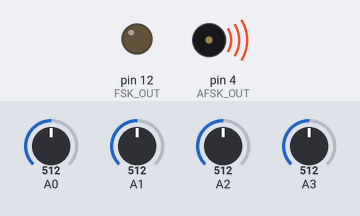
Simulated run of this sketch. Board: Arduino Uno, built with avr-gcc and run on an emulated ATmega328P. Parts: output pins drawn as LEDs (lit = HIGH), buzzer (waves = sounding). The test bench sets the inputs (shaded band); at power-on: A0 = 512, A1 = 512, A2 = 512, A3 = 512. What the sketch prints to the serial monitor is not drawn.

Above: at 1.94 s.
At 12.5 s:
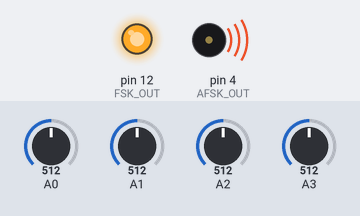
Timing chart, 0 to 18.5 s (numbered marks = the images above):
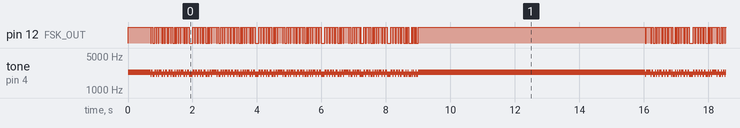

Measured:
- by itself, pin 12 (FSK_OUT): moves between LOW and HIGH, repeating every 15.5 s
- by itself, tone on pin 4 (AFSK_OUT): plays 2295 Hz for 0.70 s, 2125 Hz for 0.02 s, 2295 Hz for 0.04 s, 2125 Hz for 0.07 s, 2295 Hz for 0.04 s, 2125 Hz for 0.02 s … (1587 notes in this stretch)

The sketch:

RTTY-SENSOR-OK.ino
```cpp
#include <stdio.h>

#define AFSK_OUT 4   //---- AFSK AUDIO OUTPUT
#define FSK_OUT  12   //---- TTL LEVEL OUTPUT
#define MARK     2295
#define SPACE    2125

const char ID[] = "DE JI3BNB /B";

boolean d1;
boolean d2;
boolean d3;
boolean d4;
boolean d5;
boolean sSq;
boolean sRd = 1;
boolean space;
boolean fig1;
int     fig2;
byte    i;
byte    j;
byte    idC;
char    ch;
char    sVal[9];

void setup()
{
        pinMode(FSK_OUT,  OUTPUT);
        pinMode(AFSK_OUT, OUTPUT);
        digitalWrite(FSK_OUT, HIGH);
        tone(AFSK_OUT, MARK);
        delay(700);
        Serial.begin(9600);

}

void sendFsk()
{
 Serial.print(d1);Serial.print(d2);Serial.print(d3);Serial.print(d4);Serial.print(d5);Serial.print(' ');
        //--start bit
        digitalWrite(FSK_OUT, LOW);
        tone(AFSK_OUT, SPACE);
        delay(22);
        //--bit1
        if(d1 == 1){
                digitalWrite(FSK_OUT, HIGH);
                tone(AFSK_OUT, MARK);
        }
        else{
                digitalWrite(FSK_OUT, LOW);
                tone(AFSK_OUT, SPACE);
        }
        delay(22);
        //--bit2
        if(d2 == 1){
                digitalWrite(FSK_OUT, HIGH);
                tone(AFSK_OUT, MARK);
        }
        else{
                digitalWrite(FSK_OUT, LOW);
                tone(AFSK_OUT, SPACE);
        }
        delay(22);
        //--bit3
        if(d3 == 1){
                digitalWrite(FSK_OUT, HIGH);
                tone(AFSK_OUT, MARK);
        }
        else{
                digitalWrite(FSK_OUT, LOW);
                tone(AFSK_OUT, SPACE);
        }
        delay(22);
        //--bit4
        if(d4 == 1){
                digitalWrite(FSK_OUT, HIGH);
                tone(AFSK_OUT, MARK);
        }
        else{
                digitalWrite(FSK_OUT, LOW);
                tone(AFSK_OUT, SPACE);
        }
        delay(22);
        //--bit5
        if(d5 == 1){
                digitalWrite(FSK_OUT, HIGH);
                tone(AFSK_OUT, MARK);
        }
        else{
                digitalWrite(FSK_OUT, LOW);
                tone(AFSK_OUT, SPACE);
        }
        delay(22);
        //--stop bit
        digitalWrite(FSK_OUT, HIGH);
        tone(AFSK_OUT, MARK);
        delay(33);

}

void chTable()
{
        fig2 = -1;
        if(ch == ' ')
        {
                d1 = 0; d2 = 0; d3 = 1; d4 = 0; d5 = 0;
                space = 1;
        }
        else if(ch == 'A'){d1 = 1; d2 = 1; d3 = 0; d4 = 0; d5 = 0; fig2 = 0;}
        else if(ch == 'B'){d1 = 1; d2 = 0; d3 = 0; d4 = 1; d5 = 1; fig2 = 0;}
        else if(ch == 'C'){d1 = 0; d2 = 1; d3 = 1; d4 = 1; d5 = 0; fig2 = 0;}
        else if(ch == 'D'){d1 = 1; d2 = 0; d3 = 0; d4 = 1; d5 = 0; fig2 = 0;}
        else if(ch == 'E'){d1 = 1; d2 = 0; d3 = 0; d4 = 0; d5 = 0; fig2 = 0;}
        else if(ch == 'F'){d1 = 1; d2 = 0; d3 = 1; d4 = 1; d5 = 0; fig2 = 0;}
        else if(ch == 'G'){d1 = 0; d2 = 1; d3 = 0; d4 = 1; d5 = 1; fig2 = 0;}
        else if(ch == 'H'){d1 = 0; d2 = 0; d3 = 1; d4 = 0; d5 = 1; fig2 = 0;}
        else if(ch == 'I'){d1 = 0; d2 = 1; d3 = 1; d4 = 0; d5 = 0; fig2 = 0;}
        else if(ch == 'J'){d1 = 1; d2 = 1; d3 = 0; d4 = 1; d5 = 0; fig2 = 0;}
        else if(ch == 'K'){d1 = 1; d2 = 1; d3 = 1; d4 = 1; d5 = 0; fig2 = 0;}
        else if(ch == 'L'){d1 = 0; d2 = 1; d3 = 0; d4 = 0; d5 = 1; fig2 = 0;}
        else if(ch == 'M'){d1 = 0; d2 = 0; d3 = 1; d4 = 1; d5 = 1; fig2 = 0;}
        else if(ch == 'N'){d1 = 0; d2 = 0; d3 = 1; d4 = 1; d5 = 0; fig2 = 0;}
        else if(ch == 'O'){d1 = 0; d2 = 0; d3 = 0; d4 = 1; d5 = 1; fig2 = 0;}
        else if(ch == 'P'){d1 = 0; d2 = 1; d3 = 1; d4 = 0; d5 = 1; fig2 = 0;}
        else if(ch == 'Q'){d1 = 1; d2 = 1; d3 = 1; d4 = 0; d5 = 1; fig2 = 0;}
        else if(ch == 'R'){d1 = 0; d2 = 1; d3 = 0; d4 = 1; d5 = 0; fig2 = 0;}
        else if(ch == 'S'){d1 = 1; d2 = 0; d3 = 1; d4 = 0; d5 = 0; fig2 = 0;}
        else if(ch == 'T'){d1 = 0; d2 = 0; d3 = 0; d4 = 0; d5 = 1; fig2 = 0;}
        else if(ch == 'U'){d1 = 1; d2 = 1; d3 = 1; d4 = 0; d5 = 0; fig2 = 0;}
        else if(ch == 'V'){d1 = 0; d2 = 1; d3 = 1; d4 = 1; d5 = 1; fig2 = 0;}
        else if(ch == 'W'){d1 = 1; d2 = 1; d3 = 0; d4 = 0; d5 = 1; fig2 = 0;}
        else if(ch == 'X'){d1 = 1; d2 = 0; d3 = 1; d4 = 1; d5 = 1; fig2 = 0;}
        else if(ch == 'Y'){d1 = 1; d2 = 0; d3 = 1; d4 = 0; d5 = 1; fig2 = 0;}
        else if(ch == 'Z'){d1 = 1; d2 = 0; d3 = 0; d4 = 0; d5 = 1; fig2 = 0;}
        else if(ch == '0'){d1 = 0; d2 = 1; d3 = 1; d4 = 0; d5 = 1; fig2 = 1;}
        else if(ch == '1'){d1 = 1; d2 = 1; d3 = 1; d4 = 0; d5 = 1; fig2 = 1;}
        else if(ch == '2'){d1 = 1; d2 = 1; d3 = 0; d4 = 0; d5 = 1; fig2 = 1;}
        else if(ch == '3'){d1 = 1; d2 = 0; d3 = 0; d4 = 0; d5 = 0; fig2 = 1;}
        else if(ch == '4'){d1 = 0; d2 = 1; d3 = 0; d4 = 1; d5 = 0; fig2 = 1;}
        else if(ch == '5'){d1 = 0; d2 = 0; d3 = 0; d4 = 0; d5 = 1; fig2 = 1;}
        else if(ch == '6'){d1 = 1; d2 = 0; d3 = 1; d4 = 0; d5 = 1; fig2 = 1;}
        else if(ch == '7'){d1 = 1; d2 = 1; d3 = 1; d4 = 0; d5 = 0; fig2 = 1;}
        else if(ch == '8'){d1 = 0; d2 = 1; d3 = 1; d4 = 0; d5 = 0; fig2 = 1;}
        else if(ch == '9'){d1 = 0; d2 = 0; d3 = 0; d4 = 1; d5 = 1; fig2 = 1;}
        else if(ch == '-'){d1 = 1; d2 = 1; d3 = 0; d4 = 0; d5 = 0; fig2 = 1;}
        else if(ch == '?'){d1 = 1; d2 = 0; d3 = 0; d4 = 1; d5 = 1; fig2 = 1;}
        else if(ch == ':'){d1 = 0; d2 = 1; d3 = 1; d4 = 1; d5 = 0; fig2 = 1;}
        else if(ch == '('){d1 = 1; d2 = 1; d3 = 1; d4 = 1; d5 = 0; fig2 = 1;}
        else if(ch == ')'){d1 = 0; d2 = 1; d3 = 0; d4 = 0; d5 = 1; fig2 = 1;}
        else if(ch == '.'){d1 = 0; d2 = 0; d3 = 1; d4 = 1; d5 = 1; fig2 = 1;}
        else if(ch == ','){d1 = 0; d2 = 0; d3 = 1; d4 = 1; d5 = 0; fig2 = 1;}
        else if(ch == '/'){d1 = 1; d2 = 0; d3 = 1; d4 = 1; d5 = 1; fig2 = 1;}
        else if(ch == '+'){d1 = 1; d2 = 0; d3 = 0; d4 = 0; d5 = 1; fig2 = 1;} //ITA2
        else
        {
                ch = ' ';
                d1 = 0; d2 = 0; d3 = 1; d4 = 0; d5 = 0;
                space = 1;
        }
}

void loop()
{

        //SEND SENSOR VALUES
        if(sSq == 0)
        {
                if( sRd == 1)
                {
                        if(i == 0)
                        {
                                sprintf(sVal, "A0: %04d", analogRead(0));
                        }
                        if(i == 1)
                        {
                                sprintf(sVal, "A1: %04d", analogRead(1));
                        }
                        if(i == 2)
                        {
                                sprintf(sVal, "A2: %04d", analogRead(2));
                        }
                        if(i == 3)
                        {
                                sprintf(sVal, "A3: %04d", analogRead(3));
                        }
                        sRd = 0;
                }
                ch = sVal[j];
                if(ch != '\0')
                {
                        chTable();
                        if(fig1 == 0 && fig2 == 1)
                        {
                                d1 = 1; d2 = 1; d3 = 0; d4 = 1; d5 = 1; //FIGURES
                        }
                        else if(fig1 == 1 && fig2 == 0)
                        {
                                d1 = 1; d2 = 1; d3 = 1; d4 = 1; d5 = 1; //LETTERS
                        }
                        else if(space == 1 && fig2 == 1)
                        {
                                d1 = 1; d2 = 1; d3 = 0; d4 = 1; d5 = 1; //FIGURES
                        }
                        else
                        {
                                j++;
                        }
                        if(fig2 == 0 || fig2 == 1)
                        {
                                space = 0;
                                fig1 = fig2;
                        }
                        sendFsk();
                }
                if(ch == '\0')
                {
                        d1 = 0; d2 = 0; d3 = 1; d4 = 0; d5 = 0; //SPACE
                        space = 1;
                        sendFsk();
                        i++;
                        if(i == 4) //OVERFLOW
                        {
                                i = 0;
                                sSq = 1;
                        }
                        j = 0;
                        sRd = 1;
                }
        }
        //SEND ID
        if(sSq == 1)
        {
                if(idC < 9)
                {
                        d1 = 0; d2 = 0; d3 = 0; d4 = 1; d5 = 0; //CR
                        sendFsk();
                        d1 = 0; d2 = 1; d3 = 0; d4 = 0; d5 = 0; //LF
                        sendFsk();
                        sSq = 0;
                        j = 0;
                        delay(7000);
                        idC++;
                }
                if(idC == 9)
                {
                        ch = ID[j];
                        if(ch != '\0')
                        {
                                chTable();
                                if(fig1 == 0 && fig2 == 1)
                                {
                                        d1 = 1; d2 = 1; d3 = 0; d4 = 1; d5 = 1; //FIGURES
                                }
                                else if(fig1 == 1 && fig2 == 0)
                                {
                                        d1 = 1; d2 = 1; d3 = 1; d4 = 1; d5 = 1; //LETTERS
                                }
                                else if(space == 1 && fig2 == 1)
                                {
                                        d1 = 1; d2 = 1; d3 = 0; d4 = 1; d5 = 1; //FIGURES
                                }
                                else
                                {
                                        j++;
                                }
                                if(fig2 == 0 || fig2 == 1)
                                {
                                        space = 0;
                                        fig1 = fig2;
                                }
                                sendFsk();
                        }
                        if(ch == '\0')
                        {
                                d1 = 0; d2 = 0; d3 = 0; d4 = 1; d5 = 0; //CR
                                sendFsk();
                                d1 = 0; d2 = 1; d3 = 0; d4 = 0; d5 = 0; //LF
                                sendFsk();
                                sSq = 0;
                                j = 0;
                                delay(7000);
                                idC = 0;
                        }
                }
        }
        delay(5);
}
```
